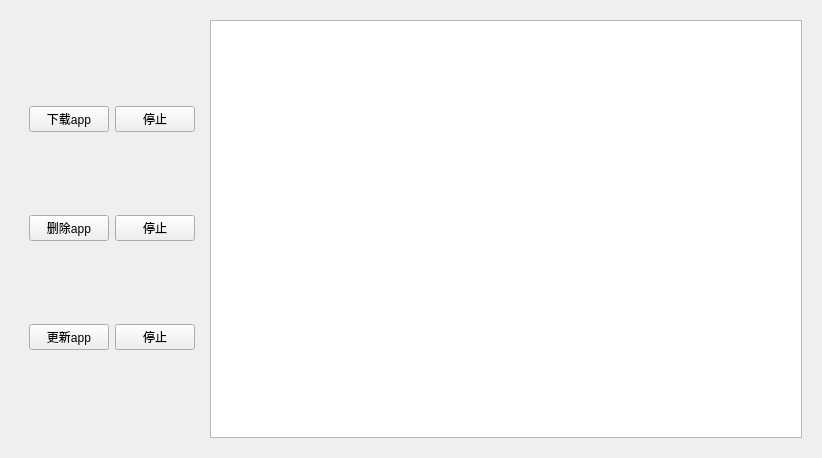
<?xml version="1.0" encoding="UTF-8"?>
<ui version="4.0">
 <class>Form</class>
 <widget class="QWidget" name="Form">
  <property name="geometry">
   <rect>
    <x>0</x>
    <y>0</y>
    <width>822</width>
    <height>458</height>
   </rect>
  </property>
  <property name="windowTitle">
   <string>Form</string>
  </property>
  <layout class="QHBoxLayout" name="horizontalLayout_6">
   <item>
    <widget class="QWidget" name="widget" native="true">
     <layout class="QHBoxLayout" name="horizontalLayout_5">
      <item>
       <layout class="QHBoxLayout" name="horizontalLayout_4">
        <item>
         <widget class="QWidget" name="widget_2" native="true">
          <layout class="QVBoxLayout" name="verticalLayout">
           <item>
            <layout class="QHBoxLayout" name="horizontalLayout">
             <item>
              <widget class="QPushButton" name="pushButton">
               <property name="text">
                <string>下载app</string>
               </property>
              </widget>
             </item>
             <item>
              <widget class="QPushButton" name="pushButton_5">
               <property name="text">
                <string>停止</string>
               </property>
              </widget>
             </item>
            </layout>
           </item>
           <item>
            <layout class="QHBoxLayout" name="horizontalLayout_2">
             <item>
              <widget class="QPushButton" name="pushButton_2">
               <property name="text">
                <string>删除app</string>
               </property>
              </widget>
             </item>
             <item>
              <widget class="QPushButton" name="pushButton_6">
               <property name="text">
                <string>停止</string>
               </property>
              </widget>
             </item>
            </layout>
           </item>
           <item>
            <layout class="QHBoxLayout" name="horizontalLayout_3">
             <item>
              <widget class="QPushButton" name="pushButton_3">
               <property name="text">
                <string>更新app</string>
               </property>
              </widget>
             </item>
             <item>
              <widget class="QPushButton" name="pushButton_7">
               <property name="text">
                <string>停止</string>
               </property>
              </widget>
             </item>
            </layout>
           </item>
          </layout>
         </widget>
        </item>
        <item>
         <widget class="QTextBrowser" name="textBrowser"/>
        </item>
       </layout>
      </item>
     </layout>
    </widget>
   </item>
  </layout>
 </widget>
 <resources/>
 <connections/>
</ui>
